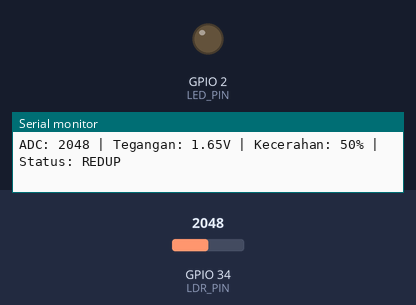
A sketch run on a simulated ESP32. Parts: output pins drawn as LEDs (lit = HIGH), the last lines printed to the serial monitor. Inputs (shaded band) come from the test bench; at power-on: GPIO 34 (LDR_PIN) = 2048 (analog values on the 0–4095 scale).

Above: at 1.3 s.
1.4 s: GPIO 34 (LDR_PIN) set to 1060
2.9 s: GPIO 34 (LDR_PIN) set to 955
At 3.9 s:
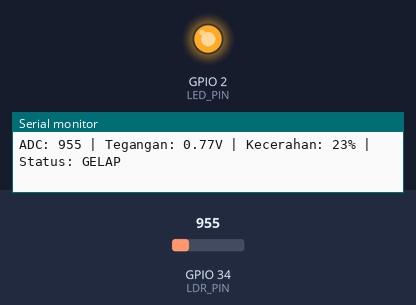
4.5 s: GPIO 34 (LDR_PIN) set to 1040
At 5.0 s:
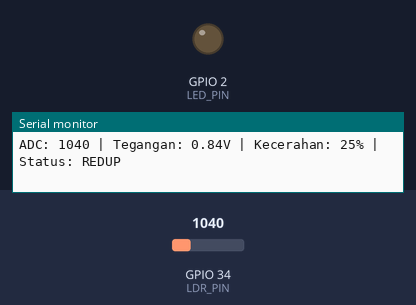
6.0 s: GPIO 34 (LDR_PIN) set to 960
At 7.4 s:
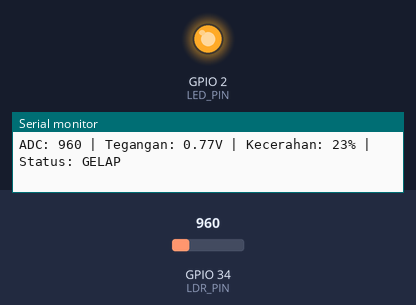
Timing chart, 0 to 8.5 s (numbered marks = the images above; inputs shaded):
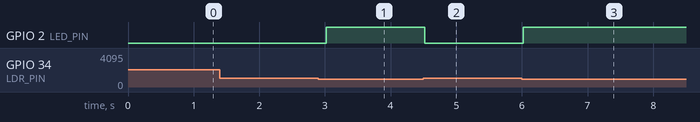

The sketch:

esp32_ldr_sensor.ino
```cpp
/*
 * ESP32 - Membaca Sensor LDR (Light Dependent Resistor)
 *
 * Rangkaian:
 *   - LDR disambungkan antara 3.3V dan pin GPIO34
 *   - Resistor 10kΩ disambungkan antara GPIO34 dan GND (voltage divider)
 *
 *        3.3V
 *         |
 *        LDR
 *         |
 *         +-------> GPIO34 (ADC input)
 *         |
 *       10kΩ
 *         |
 *        GND
 */

// Definisi pin
const int LDR_PIN = 34;       // Pin ADC untuk LDR (GPIO34)
const int LED_PIN = 2;        // LED built-in ESP32

// Konfigurasi ADC
const int ADC_RESOLUSI = 4095; // 12-bit ADC (0 - 4095)
const int BATAS_GELAP = 1000;  // Nilai ADC di bawah ini = gelap
const int BATAS_TERANG = 3000; // Nilai ADC di atas ini = sangat terang

void setup() {
  Serial.begin(115200);
  pinMode(LED_PIN, OUTPUT);

  // Atur resolusi ADC ke 12-bit
  analogReadResolution(12);

  Serial.println("=================================");
  Serial.println("  ESP32 Sensor LDR - Siap!       ");
  Serial.println("=================================");
  Serial.println("Format: [Nilai ADC] | [Tegangan] | [Status]");
  Serial.println("-----------------------------------------");
}

void loop() {
  // Baca nilai ADC dari LDR
  int nilaiADC = analogRead(LDR_PIN);

  // Konversi ke tegangan (3.3V referensi)
  float tegangan = (nilaiADC / (float)ADC_RESOLUSI) * 3.3;

  // Konversi ke persentase kecerahan (0% = gelap, 100% = terang)
  int persentase = map(nilaiADC, 0, ADC_RESOLUSI, 0, 100);

  // Tentukan status cahaya
  String status;
  if (nilaiADC < BATAS_GELAP) {
    status = "GELAP";
    digitalWrite(LED_PIN, HIGH); // LED menyala saat gelap
  } else if (nilaiADC < BATAS_TERANG) {
    status = "REDUP";
    digitalWrite(LED_PIN, LOW);
  } else {
    status = "TERANG";
    digitalWrite(LED_PIN, LOW);
  }

  // Tampilkan hasil di Serial Monitor
  Serial.print("ADC: ");
  Serial.print(nilaiADC);
  Serial.print(" | Tegangan: ");
  Serial.print(tegangan, 2);
  Serial.print("V | Kecerahan: ");
  Serial.print(persentase);
  Serial.print("% | Status: ");
  Serial.println(status);

  delay(500); // Baca setiap 500ms
}
```

Measured:
- the behaviour switches between 1000 and 999 on GPIO 34 (LDR_PIN) (found by bisection; images 0 and 1)
- after the input at 2.9 s, GPIO 2 (LED_PIN): LOW → HIGH after 0.12 s
- after the input at 4.5 s, GPIO 2 (LED_PIN): HIGH → LOW at once
- after the input at 6.0 s, GPIO 2 (LED_PIN): LOW → HIGH at once
